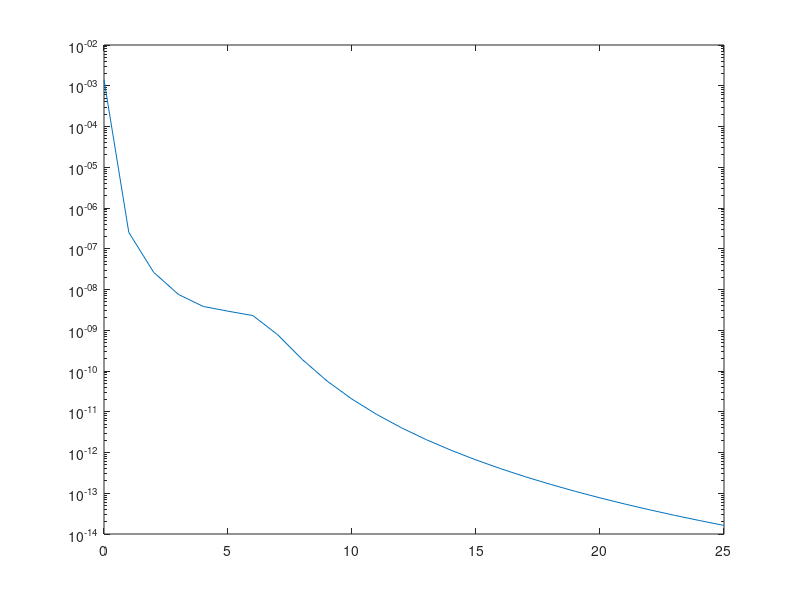

This figure's MATLAB source:
clc
clear all
close all

%% Initialization

s = tf('s');
dampz=1;
switch dampz
    case 1  %for underdamped
        cp=0.4;
    case 2  %for critically damped
        cp=2.0112
    case 3  %for overdamped
        cp=3
end
% cp =0.4;                   %damping coefficient
kp = 6.32;                  %spring constant
mp = 0.16;                  %mass
cc = 2*sqrt(mp*kp);         %critical damping coefficient
zeta = cp/cc;               %damping ratio
omega = sqrt(kp/mp);        %natural frequency
omega_d = (1-zeta^2)*omega; %damped natural frequency
% Transfer function
G1 = (omega^2+(2*zeta*omega*s))/(s^2+omega^2+(2*zeta*omega*s));
% G2 = tf([cp kp],[mp cp kp])

fr=0:0.001:10e2;
[mag,phase,wout]=bode(G1,fr);
omega_max=wout(find(mag==max(mag))); %find resonant frequency


%% Task 1d
% f=0.5;
% dt=0.1;
% Tfinal=10;
% t = 0:dt:Tfinal
% u=0.05*sin(2*pi*f*t);
% figure (3)
% lsim(G2,u,t);        %sine input
% 
% figure (4)
% impulse(0.05*G2,1);  %Impulse input

%% PSD
w=0:25;
G3=freqresp(G1,w)
s=(4.028*10^(-7))./(2.88*10^(-4)+0.68*w.^2+w.^4)
G4=abs(G3(:))';
PSD=s.*(G4.^2);
figure (2)
semilogy(w,PSD)
%% Plots
% 
% figure(1);
% bode(G,fr)
% hold on
% figure(2);
% step(G)
% xlim([0 5])
% hold on
